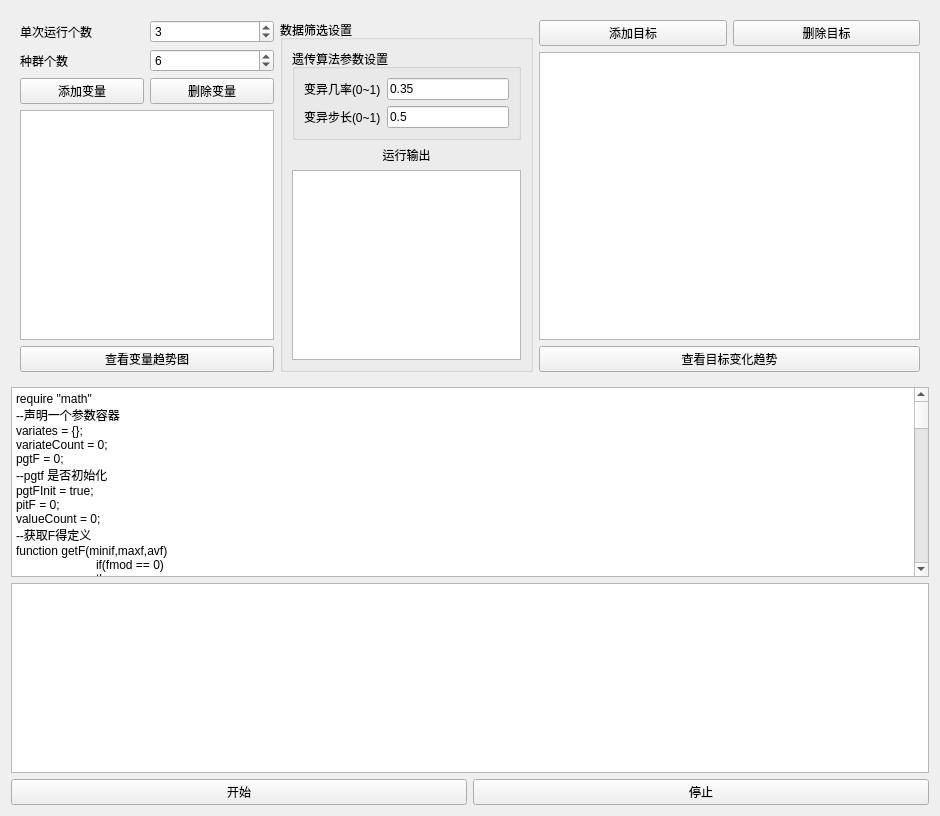
<?xml version="1.0" encoding="UTF-8"?>
<ui version="4.0">
 <class>MultipleTargetGeneticAlgorithmUI</class>
 <widget class="QWidget" name="MultipleTargetGeneticAlgorithmUI">
  <property name="geometry">
   <rect>
    <x>0</x>
    <y>0</y>
    <width>940</width>
    <height>816</height>
   </rect>
  </property>
  <property name="windowTitle">
   <string>Form</string>
  </property>
  <layout class="QVBoxLayout" name="verticalLayout">
   <item>
    <widget class="QWidget" name="widget" native="true">
     <property name="sizePolicy">
      <sizepolicy hsizetype="Preferred" vsizetype="Minimum">
       <horstretch>0</horstretch>
       <verstretch>0</verstretch>
      </sizepolicy>
     </property>
     <property name="minimumSize">
      <size>
       <width>0</width>
       <height>300</height>
      </size>
     </property>
     <layout class="QHBoxLayout" name="horizontalLayout_12" stretch="2,2,3">
      <item>
       <layout class="QVBoxLayout" name="verticalLayout_2">
        <item>
         <layout class="QHBoxLayout" name="horizontalLayout_14">
          <item>
           <widget class="QLabel" name="label_17">
            <property name="text">
             <string>单次运行个数</string>
            </property>
           </widget>
          </item>
          <item>
           <widget class="QSpinBox" name="spinBoxRunCount">
            <property name="value">
             <number>3</number>
            </property>
           </widget>
          </item>
         </layout>
        </item>
        <item>
         <layout class="QHBoxLayout" name="horizontalLayout_3">
          <item>
           <widget class="QLabel" name="label">
            <property name="text">
             <string>种群个数</string>
            </property>
           </widget>
          </item>
          <item>
           <widget class="QSpinBox" name="spinBoxCount">
            <property name="value">
             <number>6</number>
            </property>
           </widget>
          </item>
         </layout>
        </item>
        <item>
         <layout class="QHBoxLayout" name="horizontalLayout_2">
          <item>
           <widget class="QPushButton" name="pushButtonAddVariate">
            <property name="text">
             <string>添加变量</string>
            </property>
           </widget>
          </item>
          <item>
           <widget class="QPushButton" name="pushButtonDeleteVariate">
            <property name="text">
             <string>删除变量</string>
            </property>
           </widget>
          </item>
         </layout>
        </item>
        <item>
         <widget class="QListWidget" name="listWidgetVariate"/>
        </item>
        <item>
         <widget class="QPushButton" name="pushButtonVariateMax">
          <property name="text">
           <string>查看变量趋势图</string>
          </property>
         </widget>
        </item>
       </layout>
      </item>
      <item>
       <layout class="QVBoxLayout" name="verticalLayout_5">
        <item>
         <widget class="QGroupBox" name="groupBox">
          <property name="title">
           <string>数据筛选设置</string>
          </property>
          <layout class="QVBoxLayout" name="verticalLayout_3">
           <item>
            <widget class="QGroupBox" name="groupBox_2">
             <property name="sizePolicy">
              <sizepolicy hsizetype="Preferred" vsizetype="Minimum">
               <horstretch>0</horstretch>
               <verstretch>0</verstretch>
              </sizepolicy>
             </property>
             <property name="minimumSize">
              <size>
               <width>0</width>
               <height>0</height>
              </size>
             </property>
             <property name="title">
              <string>遗传算法参数设置</string>
             </property>
             <layout class="QVBoxLayout" name="verticalLayout_4">
              <item>
               <layout class="QHBoxLayout" name="horizontalLayout_18">
                <item>
                 <widget class="QLabel" name="label_18">
                  <property name="text">
                   <string>变异几率(0~1)</string>
                  </property>
                 </widget>
                </item>
                <item>
                 <widget class="QLineEdit" name="lineEditMutationProbability">
                  <property name="sizePolicy">
                   <sizepolicy hsizetype="Expanding" vsizetype="Minimum">
                    <horstretch>0</horstretch>
                    <verstretch>0</verstretch>
                   </sizepolicy>
                  </property>
                  <property name="text">
                   <string>0.35</string>
                  </property>
                 </widget>
                </item>
               </layout>
              </item>
              <item>
               <layout class="QHBoxLayout" name="horizontalLayout_19">
                <item>
                 <widget class="QLabel" name="label_19">
                  <property name="text">
                   <string>变异步长(0~1)</string>
                  </property>
                 </widget>
                </item>
                <item>
                 <widget class="QLineEdit" name="lineEditMutationProbabilityRange">
                  <property name="sizePolicy">
                   <sizepolicy hsizetype="Expanding" vsizetype="Minimum">
                    <horstretch>0</horstretch>
                    <verstretch>0</verstretch>
                   </sizepolicy>
                  </property>
                  <property name="text">
                   <string>0.5</string>
                  </property>
                 </widget>
                </item>
               </layout>
              </item>
             </layout>
            </widget>
           </item>
           <item>
            <widget class="QLabel" name="label_10">
             <property name="text">
              <string>运行输出</string>
             </property>
             <property name="alignment">
              <set>Qt::AlignCenter</set>
             </property>
            </widget>
           </item>
           <item>
            <widget class="QPlainTextEdit" name="plainTextEdit">
             <property name="styleSheet">
              <string notr="true">font: 12pt &quot;微软雅黑&quot;;</string>
             </property>
             <property name="plainText">
              <string/>
             </property>
            </widget>
           </item>
          </layout>
         </widget>
        </item>
       </layout>
      </item>
      <item>
       <layout class="QVBoxLayout" name="verticalLayout_6">
        <item>
         <layout class="QHBoxLayout" name="horizontalLayout_4">
          <item>
           <widget class="QPushButton" name="pushButtonAddTarget">
            <property name="text">
             <string>添加目标</string>
            </property>
           </widget>
          </item>
          <item>
           <widget class="QPushButton" name="pushButtonDeleteTarget">
            <property name="text">
             <string>删除目标</string>
            </property>
           </widget>
          </item>
         </layout>
        </item>
        <item>
         <widget class="QListWidget" name="listWidgetTarget"/>
        </item>
        <item>
         <widget class="QPushButton" name="pushButtonTargetChart">
          <property name="text">
           <string>查看目标变化趋势</string>
          </property>
         </widget>
        </item>
       </layout>
      </item>
     </layout>
    </widget>
   </item>
   <item>
    <widget class="CodeEditor" name="textEdit">
     <property name="styleSheet">
      <string notr="true"/>
     </property>
     <property name="plainText">
      <string>require &quot;math&quot;
--声明一个参数容器
variates = {};
variateCount = 0;
pgtF = 0;
--pgtf 是否初始化
pgtFInit = true;
pitF = 0;
valueCount = 0;
--获取F得定义
function getF(minif,maxf,avf)
	if(fmod == 0)
	then
		return maxf;
	end
	if(fmod == 1)
	then
		return minif
	end
	if(fmod == 2)
	then
		return avf;
	end
	if(fmod == 3)
	then
		return avf*math.exp(-math.abs(maxf/avf - 2));
	end
end

--保存运行参数
function saveVarToFile()
	creatVarableFileObject();
	addFileVariable(&quot;pgtF&quot;,pgtF,&quot;n&quot;);
	local i = 1;
	while(i &lt; variateCount + 1)
	do
		var = variates[i];
		addFileVariable(&quot;var&quot;..i..&quot;.name&quot;,var.name,&quot;s&quot;);
		addFileVariable(&quot;var&quot;..i..&quot;.max&quot;,var.max,&quot;n&quot;);
		addFileVariable(&quot;var&quot;..i..&quot;.mini&quot;,var.mini,&quot;n&quot;);
		addFileVariable(&quot;var&quot;..i..&quot;.pgt&quot;,var.pgt,&quot;n&quot;);

		local index = 1;
		while(index &lt; valueCount + 1)
		do
			addFileVariable(&quot;var&quot;..i..&quot;.variate&quot;..index,var.variate[index],&quot;n&quot;)
			addFileVariable(&quot;var&quot;..i..&quot;.vit&quot;..index,var.vit[index],&quot;n&quot;);
			addFileVariable(&quot;var&quot;..i..&quot;.pit&quot;..index,var.pit[index],&quot;n&quot;);
			addFileVariable(&quot;var&quot;..i..&quot;.pitF&quot;..index,var.pitF[index],&quot;n&quot;);
			index = index + 1;
		end
		i = i + 1;
	end
	
	saveVariableFile(&quot;test&quot;);
	closeVariableFile();
end
--读取运行参数
function loadVarToFile()
	if(not openVariableFile(&quot;test&quot;))
	then
		return false;
	end

	pgtF = getFileVariable(&quot;pgtF&quot;,&quot;n&quot;);

	local i = 1;
	while(i &lt; variateCount + 1)
	do
		local var = {};
		var.name = getFileVariable(&quot;var&quot;..i..&quot;.name&quot;,&quot;s&quot;);
		var.max = getFileVariable(&quot;var&quot;..i..&quot;.max&quot;,&quot;n&quot;);
		var.mini = getFileVariable(&quot;var&quot;..i..&quot;.mini&quot;,&quot;n&quot;);
		var.pgt = getFileVariable(&quot;var&quot;..i..&quot;.pgt&quot;,&quot;n&quot;);

		print(&quot;vaar.name:&quot;..var.name);

		var.vit = {};
		var.pit = {};
		var.pitF = {};
		var.variate = {};
		local index = 1;
		while(index &lt; valueCount + 1)
		do
			var.variate[index] = getFileVariable(&quot;var&quot;..i..&quot;.variate&quot;..index,&quot;n&quot;);
			print(&quot;,var.variate&quot;..index..&quot;:&quot;..var.variate[index]);
			var.vit[index] = getFileVariable(&quot;var&quot;..i..&quot;.vit&quot;..index,&quot;n&quot;);
			var.pit[index] = getFileVariable(&quot;var&quot;..i..&quot;.pit&quot;..index,&quot;n&quot;);
			var.pitF[index] = getFileVariable(&quot;var&quot;..i..&quot;.pitF&quot;..index,&quot;n&quot;);
			index = index + 1;
		end
		variates[i] = var;
		i = i + 1;
	end
end

function printInformation()
	if(variateCount &lt; 1)
	then
		return;
	end
	cppPrint(&quot;——————第&quot;..getHistorySize()..&quot;轮历史最优数据——————&quot;);
	cppPrint(&quot;F = &quot;..pgtF);
	local i = 1;
	while(i &lt; variateCount + 1)
	do
		local var = variates[i];
		cppPrint(var.name..&quot; = &quot;..var.pgt);
		i = i + 1;
	end
end
--判断两个f哪一个更符合预期
--如果第一个f更符合预期 则返回true
function compareF(f1,f2)
if(excpectMod == 0)
then
	if(math.abs(f1 - excpectF) &lt; math.abs(f2 - excpectF))
	then
		return true;
	end
	return false;
end
if(excpectMod == 1)
then
	if(f1 &gt; f2)
	then
		return true;
	end
	return false;
end
end
--保留五位数小数点的随机浮点数
function randmoFloat(mini,max)
	local bei = 100000;
	local i = bei*mini;
	local a = bei*max;
	print(i);
	print(a);
	local rand = 0
	if(i &lt; a)
	then
		rand = math.random(math.floor(i),math.floor(a));
	else
		rand = math.random(math.floor(a),math.floor(i));
	end
	
	print(&quot;rand&quot;..rand);
	return rand/bei;
end
--添加参数函数
function addVar(name,max,mini,count)
    local var = {};
    local i = 1;
	local v = {};
	var.vit = {};
	var.pgt = 0;
	var.pit = {};
	var.pitF = {};
    while(i &lt; count + 1)
	do
		--设置参数值
		v[i] = randmoFloat(mini,max);
		--初始化参数的增量
		local vitV = math.abs(mini - max)/2;
		var.vit[i] = randmoFloat(-vitV,vitV);
		--var.vit[i] = vitV;
		var.pitF[i] = 0;
		var.pit[i] = 0;
		i = i + 1;
	end
    var.variate = v;
    var.name = name;
    var.max = max;
    var.mini = mini;
    variateCount = variateCount + 1;
    variates[variateCount] = var;
	valueCount = count;
	
	print(&quot;------&quot;);
end
function rand()
	return math.random();
end
function init()
 
 --判断是否按上次的优化数据继续优化
 if(continue)
 then
	loadVarToFile();
 end
 local index = 1;
 while(index &lt; variateCount + 1)
 do
	--输出参数值
	local i = 1;
	local log = variates[index].name..&quot;= &quot;
	while(i &lt; valueCount + 1)
	do
		log = log..variates[index].variate[i]..&quot;,&quot;;
		i = i + 1;
	end
	--cppPrint(log);
	--往c中添加变量
	addVariate(variates[index].name,variates[index].variate);
	index = index + 1;
 end
end
function resultDataFilter()
 getAllResult();
 while(nextResult())
 do
	if(not openH5File())
	then
		print(&quot;open h5file false1!&quot;);
		return false;
	end
	if(not findResultData(observeName))
	then
		print(&quot;find result false2!&quot;);
		return false;
	end
 
	if(not openDataSet())
	then
		print(&quot;open data set false3!&quot;);
		return false;
	end
	local valueSize = getDataSetVlaueSize();
	local i = 0;
	local max = getValue(0);
	local mini = getValue(0);
	local add = 0;
	local addCount = 0;
	while(i &lt; valueSize)
	do
		local time = getValue(i);
		if(time &gt; miniTime and time &lt; maxTime)
		then
			local value = getValue(i+1);
			addCount = addCount + 1;
			add = add + value;
			if(value &gt; max)
			then
				max = value;
			end
			if(value &lt; mini)
			then
				mini = value;
			end
		end
		i = i + 2;
	end
	local av = add/addCount;
	local f = getF(mini,max,av);
	addParam(f);
	closeH5File();
 end
 saveParamsInHistory();
 local groupIndex = getHistorySize() - 1;
 local groupSize = getGroupSize(groupIndex);
 local index = 0;
 local maxF = 0;
 local maxFIndex = 0;
 while(index &lt; groupSize)
 do
	local F = getParam(groupIndex,index,0);
	local pitF = variates[1].pitF[index + 1];
	print(&quot;pitf=&quot;..pitF..&quot;,F=&quot;..F..&quot;,x=&quot;..variates[1].variate[index + 1]);
	if(compareF(F,pitF))
	then
		local countIndex = 1;
		while(countIndex &lt; variateCount + 1)
		do
			variates[countIndex].pitF[index + 1] = F;
			variates[countIndex].pit[index + 1] = variates[countIndex].variate[index + 1];
			--local error = variates[countIndex].pit[index + 1];
			--if( math.abs(F - 500093) &lt; 1 and math.abs(error - 0.029) &gt; 0.001)
			--then
			--	pgtF = 500000;
			--end
			--print(&quot;pitf=&quot;..F..&quot;pit=&quot;..variates[countIndex].pit[index + 1]);
			countIndex = countIndex + 1;
		end
    end
	--在这里使用F初始化pgtF
	if(pgtFInit)
	then
		pgtF = F;
		pgtFInit = false;
	end
	
	if(compareF(F,pgtF))
	then
		--保存最好的结果
		saveResultToWorkPath(index,&quot;best&quot;);
		
		pgtF = F;
        local tempIndex = 1;
        while(tempIndex &lt; variateCount + 1)
        do
			variates[tempIndex].pgt = variates[tempIndex].variate[index + 1];
			print(&quot;pgtF=&quot;..F..&quot;pgt=&quot;..variates[tempIndex].pgt)
			tempIndex = tempIndex + 1;
		end
    end
	index = index + 1;
 end
 printInformation();
 return true;
end

function resultExpcet()
  --如果超过最大优化次数 则也停止优化
 if(getHistorySize() &gt;= optimizeMaxCount)
 then
    return true;
 end

 --判断目标模式
if(excpectMod == 0)
then
	--cppPrint(&quot;pgtF&quot;..pgtF..&quot;,excpectF:&quot;..excpectF..&quot;,accuracy:&quot;..accuracy);
	if(math.abs(pgtF - excpectF) &lt; accuracy * math.abs(pgtF))
 	then
	return true;
	end
	return false;
end
if(excpectMod == 1)
then
   if(pgtF &gt; excpectF)
	then
   		return true;
   	end
   return false;
end
end
function optimize()
 local variateIndex = 1;
 while(variateIndex &lt; variateCount + 1)
 do
     local index = 1;
     local tempVariate = variates[variateIndex];
	 --cppPrint(&quot;variateIndex:&quot;..variateIndex);
	 while(index &lt; valueCount + 1)
	 do
		--cppPrint(&quot;index:&quot;..index)
        local temp = 0;
        local value = tempVariate.variate[index];
		local vit = tempVariate.vit[index];
        local pit = tempVariate.pit[index];
        local pgt = tempVariate.pgt;
        local mini = tempVariate.mini;
		local max = tempVariate.max;
		vmax=(max-mini)*0.15;
		vmin = -vmax;
        temp = omiga*vit + c1*rand()*(pit - value) + c2*rand()*(pgt - value);
		--cppPrint(&quot;omiga:&quot;..omiga..&quot;,vit:&quot;..vit..&quot;,cl:&quot;..c1..&quot;,pit:&quot;..pit..&quot;,pgt:&quot;..pgt..&quot;,value:&quot;..value);
		while(temp &lt; vmin  or temp &gt; vmax )
		do 
			--cppPrint(&quot;temp&quot;..temp..&quot;,vmin:&quot;..vmin..&quot;,vmax:&quot;..vmax);
		  if (temp &lt; vmin)
          then 
              temp = vmin  + math.abs(temp  - vmin )	
          else
			  temp = vmax  - math.abs(vmax  - temp);
			end		
        end		
 		tempVariate.vit[index] = temp;
        value = value + temp;
		while(value &lt; mini or value &gt; max)
		do
			--cppPrint(&quot;value:&quot;..value..&quot;,mini:&quot;..mini..&quot;,max:&quot;..max);
			if(value &lt; mini)
			then
				value = mini + math.abs(value - mini);
			else
				value = max - math.abs(max - value);
			end
		end
		tempVariate.variate[index] = value;
		index = index + 1;	
     end
     variates[variateIndex] = tempVariate;
	 variateIndex = variateIndex + 1;
 end
 saveVarToFile();
 init();
end</string>
     </property>
    </widget>
   </item>
   <item>
    <widget class="QListWidget" name="listWidget">
     <property name="sizePolicy">
      <sizepolicy hsizetype="Expanding" vsizetype="Expanding">
       <horstretch>0</horstretch>
       <verstretch>0</verstretch>
      </sizepolicy>
     </property>
     <property name="horizontalScrollBarPolicy">
      <enum>Qt::ScrollBarAsNeeded</enum>
     </property>
     <property name="flow">
      <enum>QListView::LeftToRight</enum>
     </property>
    </widget>
   </item>
   <item>
    <layout class="QHBoxLayout" name="horizontalLayout">
     <item>
      <widget class="QPushButton" name="pushButton">
       <property name="text">
        <string>开始</string>
       </property>
      </widget>
     </item>
     <item>
      <widget class="QPushButton" name="pushButton_2">
       <property name="text">
        <string>停止</string>
       </property>
      </widget>
     </item>
    </layout>
   </item>
  </layout>
  <action name="actionShowLuaEditor">
   <property name="text">
    <string>显示脚本编辑器</string>
   </property>
  </action>
 </widget>
 <customwidgets>
  <customwidget>
   <class>CodeEditor</class>
   <extends>QPlainTextEdit</extends>
   <header location="global">Editor/codeeditor.h</header>
  </customwidget>
 </customwidgets>
 <resources/>
 <connections/>
</ui>
